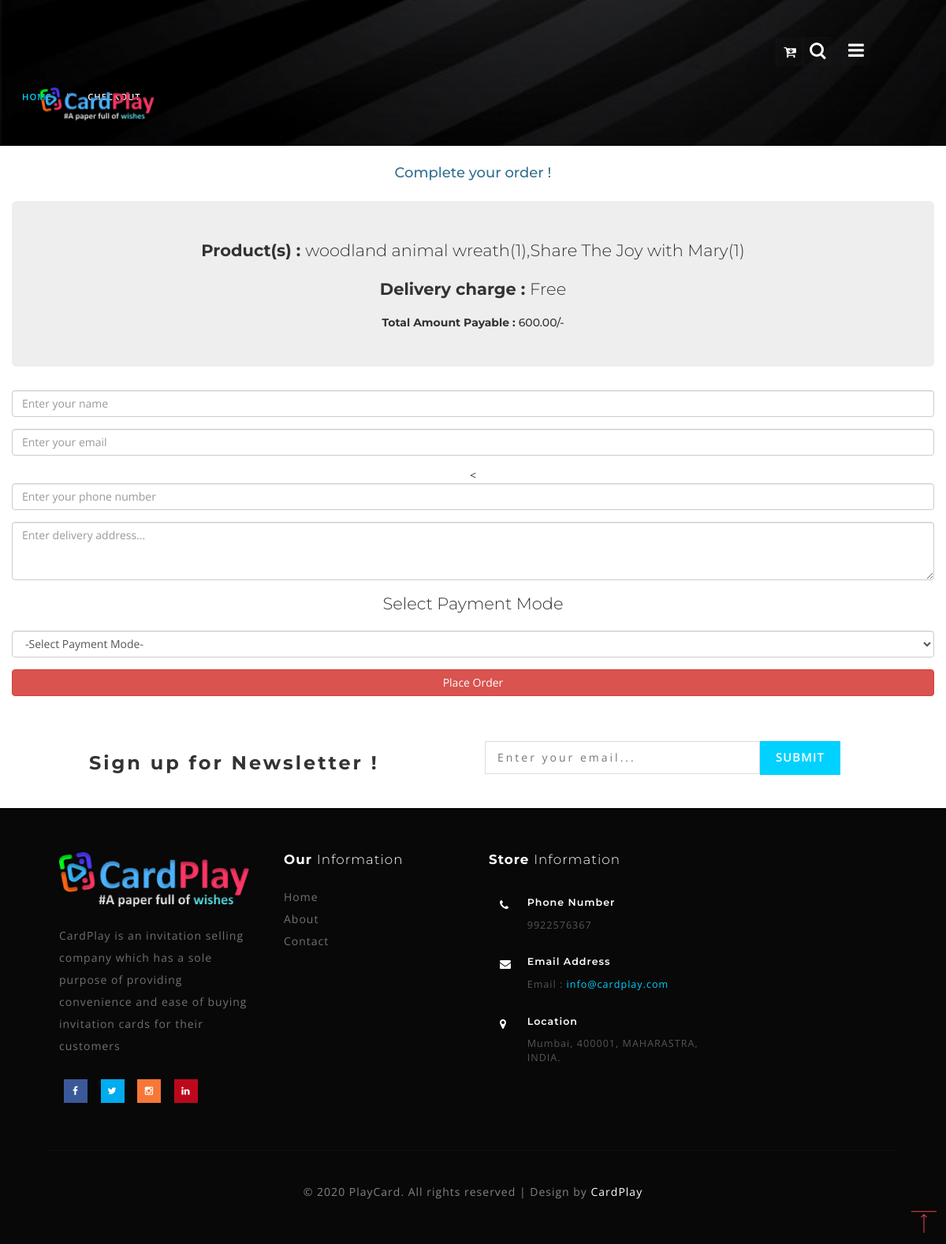
The page /checkout.php on the database its author committed.
### tables this page shows
CREATE TABLE `settings` (
  `id` int(255) NOT NULL,
  `site_name` varchar(255) NOT NULL,
  `logo` varchar(255) NOT NULL,
  `site_description` varchar(255) NOT NULL,
  `contact` varchar(255) NOT NULL,
  `email` varchar(255) NOT NULL,
  `location` varchar(255) NOT NULL,
  `footer_description` varchar(255) NOT NULL
);

### checkout.php (the view, shortened to what this page needs)
<?php
	require 'includes/dbh.php';
	$grand_total = 0;
	$items = array();
	$sql = "SELECT CONCAT(product_name,'(',qty,')')AS ItemQty, total_price FROM cart";
	$stmt = $conn->prepare($sql);
	$stmt ->execute();
	$result = $stmt->get_result();
	while ($row = $result->fetch_assoc()) {
		$grand_total +=$row['total_price'];
		$items[] = $row['ItemQty'];
	}
	$allItems = implode(",", $items);
?>
<!DOCTYPE html>
<html lang="zxx">
<head>
	<link href="css/bootstrap.css" rel="stylesheet" type="text/css" media="all" />
	<link rel="stylesheet" href="css/shop.css" type="text/css" media="screen" property="" />
	<link href="css/style7.css" rel="stylesheet" type="text/css" media="all" />
	<link rel="stylesheet" type="text/css" href="css/jquery-ui1.css">
	<link href="css/style.css" rel="stylesheet" type="text/css" media="all" />
	<link href="css/font-awesome.css" rel="stylesheet">
</head>
<body>
<div class="banner_top innerpage" id="home">
		<div class="wrapper_top_w3layouts">
			<div class="header_agileits">
				<div class="logo inner_page_log">
					<?php
                    include "includes/dbh.php";
                    $query = "SELECT * FROM settings";
                    $queryfire = mysqli_query($conn, $query) or die("Query Failed.");
                    if(mysqli_num_rows($queryfire) > 0){
                      while($row = mysqli_fetch_assoc($queryfire)) {
                    ?>
					<a class="navbar-brand" href="index.php"><img src="images/<?php echo $row['logo'];?>" width="150"></a>
					<?php
                            }
                        }
                    ?>
				</div>
			            <?php
			            	include "includes/dbh.php";
			            ?>
				<div class="mobile-nav-button">
					<button id="trigger-overlay" type="button"><i class="fa fa-bars" aria-hidden="true"></i></button>
				</div>
				<div class="top_nav_right">
					<div class="cardcart cardcart2 cart cart box_1">
						<form action="cart.php" method="post" class="last">
							<button class="top_card_cart" type="submit" name="open-cart"><i class="fa fa-cart-arrow-down" aria-hidden="true"> <span id="cart-item" class="badge badge-danger"></span></i></button>
						</form>
					</div>
				</div>
			</div>
		</div>
		<div class="search_w3ls_agileinfo">
			<div class="cd-main-header">
				<ul class="cd-header-buttons">
					<li><a class="cd-search-trigger" href="#cd-search"> <span></span></a></li>
				</ul>
			</div>
		</div>
		<div class="services-breadcrumb_w3ls_agileinfo">
			<div class="inner_breadcrumb_agileits_w3">
				<ul class="short">
					<li><a href="index.php">Home</a><i>|</i></li>
					<li>Checkout</li>
				</ul>
			</div>
		</div>
	</div>
	<div class="container">
		<div class="row justify-content-center" style="text-align: center;">
			<div class="px-4 pb-4" id="order">
				<h4 class="text-center text-info p-2" style="margin-top: 25px; margin-bottom: 25px;">Complete your order !</h4>
				<div class="jumbotron p-3 mb-2 text-center">
					<h6 class="lead"><b>Product(s) : </b><?= $allItems; ?></h6>
					<h6 class="lead"><b>Delivery charge : </b> Free</h6>
					<h5><b>Total Amount Payable : </b><?= number_format($grand_total,2);?>/-</h5>
				</div>
				<form action="" method="post" id="placeOrder">
					<div class="form-group">
						<input type="text" name="name" class="form-control" placeholder="Enter your name" required="">
					</div>
					<div class="form-group">
						<input type="text" name="mail" class="form-control" placeholder="Enter your email" required="">
					</div>
					<
					<div class="form-group">
						<input type="number" name="phone" class="form-control" placeholder="Enter your phone number" required="">
					</div>
					<div class="form-group">
						<textarea name="address" class="form-control" rows="3" cols="10" placeholder="Enter delivery address..."></textarea>
					</div>
					<h6 class="text-center lead">Select Payment Mode</h6>
					<div class="form-group">
						<select name="pmode" class="form-control">
							<option value="" selected disabled="">-Select Payment Mode-</option>
						</select>
					</div>
					<div class="form-group">
						<input type="submit" name="submit" value="Place Order" class="btn btn-danger btn-block">
					</div>
				</form>
			</div>
		</div>
	</div>
	<?php include 'footer.php'; ?>
    <a href="#home" id="toTop" class="scroll" style="display: block;"> <span id="toTopHover" style="opacity: 1;"> </span></a>
</body>
</html>

### footer.php (shortened to what this page needs)
<div class="newsletter_w3layouts_agile">
	<div class="col-sm-6 newsleft">
		<h3>Sign up for Newsletter !</h3>
	</div>
	<div class="col-sm-6 newsright">
		<form action="#" method="post">
			<input type="email" placeholder="Enter your email..." name="email" required="">
			<input type="submit" value="Submit">
		</form>
	</div>
	<div class="clearfix"></div>
</div>
<div class="footer_agileinfo_w3">
	<?php
                include "includes/dbh.php";
                $query = "SELECT * FROM settings";
                $queryfire = mysqli_query($conn, $query) or die("Query Failed.");
                if(mysqli_num_rows($queryfire) > 0){
                  while($row = mysqli_fetch_assoc($queryfire)) {
              ?>
	<div class="footer_inner_info_w3ls_agileits">
		<div class="col-md-3 footer-left">
			<h2><a href="index.php"><img src="images/<?php echo $row['logo'];?>" height="70" width=""></a></h2>
			<p><?php echo $row['site_description'];?></p>
			<ul class="social-nav model-3d-0 footer-social social two">
				<li>
					<a href="https://www.facebook.com/harsh.rajput.56829/" target="_blank" class="facebook">
						<div class="front"><i class="fa fa-facebook" aria-hidden="true"></i></div>
					</a>
				</li>
				<li>
					<a href="#" class="twitter">
						<div class="front"><i class="fa fa-twitter" aria-hidden="true"></i></div>
					</a>
				</li>
				<li>
					<a href="https://www.instagram.com/icarus_31/" target="_blank" class="instagram">
						<div class="front"><i class="fa fa-instagram" aria-hidden="true"></i></div>
					</a>
				</li>
				<li>
					<a href="https://www.linkedin.com/in/harsh-rajput-b18b831a2/" target="_blank" class="linkedin">
						<div class="front"><i class="fa fa-linkedin" aria-hidden="true"></i></div>
					</a>
				</li>
			</ul>
		</div>
		<div class="col-md-9 footer-right">
			<div class="sign-grds">
				<div class="col-md-4 sign-gd">
					<h4>Our <span>Information</span> </h4>
					<ul>
						<li><a href="index.php">Home</a></li>
						<li><a href="about.php">About</a></li>
						<li><a href="contact.php">Contact</a></li>
					</ul>
				</div>
				<div class="col-md-5 sign-gd-two">
					<h4>Store <span>Information</span></h4>
					<div class="address">
						<div class="address-grid">
							<div class="address-left">
								<i class="fa fa-phone" aria-hidden="true"></i>
							</div>
							<div class="address-right">
								<h6>Phone Number</h6>
								<p><?php echo $row['contact'];?></p>
							</div>
							<div class="clearfix"> </div>
						</div>
						<div class="address-grid">
							<div class="address-left">
								<i class="fa fa-envelope" aria-hidden="true"></i>
							</div>
							<div class="address-right">
								<h6>Email Address</h6>
								<p>Email :<a href="mailto:<?php echo $row['email'];?>"> <?php echo $row['email'];?></a></p>
							</div>
							<div class="clearfix"> </div>
						</div>
						<div class="address-grid">
							<div class="address-left">
								<i class="fa fa-map-marker" aria-hidden="true"></i>
							</div>
							<div class="address-right">
								<h6>Location</h6>
								<p><?php echo $row['location'];?></p>
							</div>
							<div class="clearfix"> </div>
						</div>
					</div>
				</div>
			</div>
		</div>
		<div class="clearfix"></div>
		<p class="copy-right-w3ls-agileits"><?php echo $row['footer_description'];?></p>
	</div>
	<?php
               }
             }
             ?>
</div>

### css/shop.css (style rules this page uses)
.btn { display: inline-block; }

### css/style7.css (style rules this page uses)
button#trigger-overlay { outline: none; border: none; background: none; text-align: center; color: #fbfdfb; font-size: 1.65em; padding: 0 8px; }
html, body { overflow-x: hidden; }
.container::after { content: ''; opacity: 0; visibility: hidden; position: absolute; top: 0; left: 0; width: 100%; height: 100%; background:#fff; -webkit-transition: opacity 0.5s, visibility 0s 0.5s; transition: opacity 0.5s, visibility 0s 0.5s; }

### rows shown on the page
settings: logo (picture), site_description "CardPlay is an invitation selling company which has a sole purpose of providing convenience and ease of buying invitation cards for their customers", contact "9922576367", email "info@cardplay.com", location "Mumbai, 400001, MAHARASTRA, INDIA.", footer_description "© 2020 PlayCard. All rights reserved | Design by CardPlay"

### other values the page prints
$allItems "woodland animal wreath(1),Share The Joy with Mary(1)"
$grand_total "600.00"
